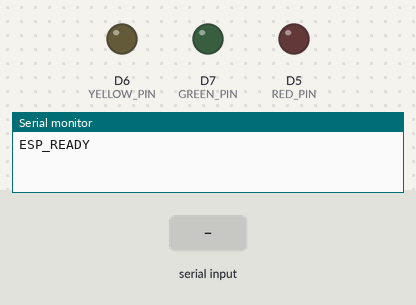
Recording of a sketch running on a simulated ESP8266 (NodeMCU). Shown: output pins drawn as LEDs (lit = HIGH), the last lines printed to the serial monitor. The test bench sets the inputs (shaded band).

Above: at 1.2 s.
1.3 s: "NEXT\n" received over Serial
At 2.4 s:
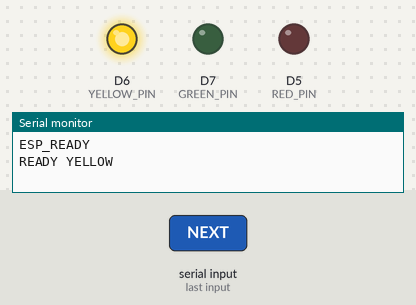
2.8 s: "NEXT\n" received over Serial
At 3.5 s:
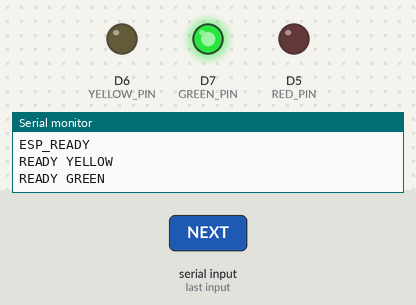
4.3 s: "NEXT\n" received over Serial
At 4.6 s:
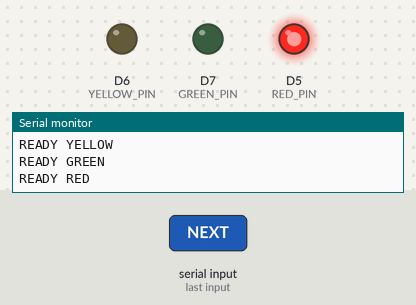
Timing chart, 0 to 7.3 s (numbered marks = the images above; inputs shaded):
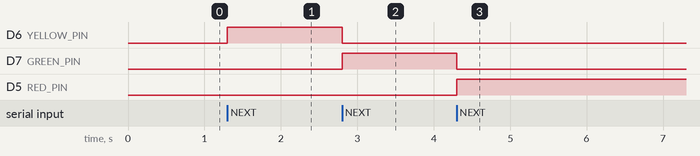

The sketch:

nodemcu.ino
```cpp
int RED_PIN = D5;
int YELLOW_PIN = D6;
int GREEN_PIN = D7;

char incoming[20];
int indexPos = 0;
int state = 0;

void setup() {
  Serial.begin(115200);

  pinMode(RED_PIN, OUTPUT);
  pinMode(YELLOW_PIN, OUTPUT);
  pinMode(GREEN_PIN, OUTPUT);

  digitalWrite(RED_PIN, LOW);
  digitalWrite(YELLOW_PIN, LOW);
  digitalWrite(GREEN_PIN, LOW);

  Serial.println("ESP_READY");
}

void loop() {
  while (Serial.available()) {
    char c = Serial.read();

    if (c == '\n') {
      incoming[indexPos] = '\0';   // end string

      if (strcmp(incoming, "NEXT") == 0) {
        state = (state + 1) % 3;
        setLED(state);
      }

      indexPos = 0; // clear buffer
    }
    else {
      if (indexPos < sizeof(incoming) - 1)
        incoming[indexPos++] = c;
    }
  }
}

void setLED(int s) {
  if (s == 0) {
    digitalWrite(RED_PIN, HIGH);
    digitalWrite(YELLOW_PIN, LOW);
    digitalWrite(GREEN_PIN, LOW);
    Serial.println("READY RED");
  }
  else if (s == 1) {
    digitalWrite(RED_PIN, LOW);
    digitalWrite(YELLOW_PIN, HIGH);
    digitalWrite(GREEN_PIN, LOW);
    Serial.println("READY YELLOW");
  }
  else {
    digitalWrite(RED_PIN, LOW);
    digitalWrite(YELLOW_PIN, LOW);
    digitalWrite(GREEN_PIN, HIGH);
    Serial.println("READY GREEN");
  }
}
```

Measured:
- after the input at 1.3 s, D6 (YELLOW_PIN): LOW → HIGH at once
- after the input at 2.8 s, D6 (YELLOW_PIN): HIGH → LOW at once; D7 (GREEN_PIN): LOW → HIGH at once
- after the input at 4.3 s, D7 (GREEN_PIN): HIGH → LOW at once; D5 (RED_PIN): LOW → HIGH at once
